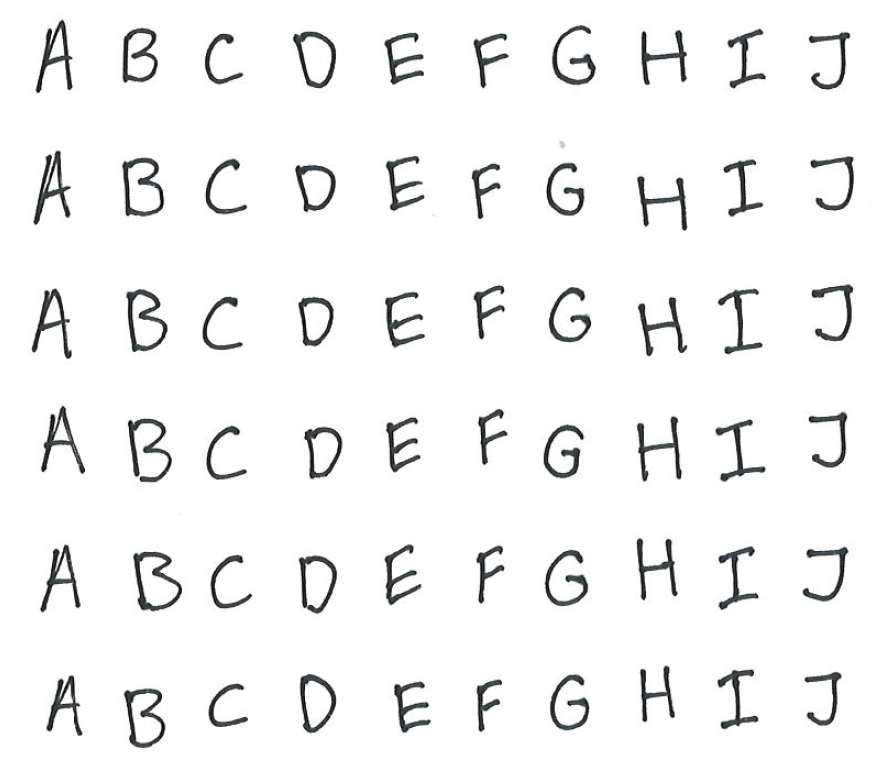
%> input picture IS-Lab4-master/ABC_TRAIN.png, 891 x 767 px
$ octave vaizdo_atpazinimas.m   (GNU Octave 9; MATLAB toolbox functions it lacks are replaced by stand-ins)
%> lines starting %> are read from the running program, lines starting %| are printed output that depends on the picture; in (x1, y1, x2, y2) boxes, pixels count from 0 and x2, y2 are one past the last pixel; in counts of white or black regions, pixels touching at a corner belong together; the program's own positions count from 1
### IS-Lab4-master/pozymiai_raidems_atpazinti.m
function pozymiai = pozymiai_raidems_atpazinti(pavadinimas, pvz_eiluciu_sk)
%> called with pavadinimas = 'ABC_TRAIN.png', pvz_eiluciu_sk = 6
%%  pozymiai = pozymiai_raidems_atpazinti(pavadinimas, pvz_eiluciu_sk)
% Features = pozymiai_raidems_atpazinti(image_file_name, Number_of_symbols_lines)
% taikymo pavyzdys:
% pozymiai = pozymiai_raidems_atpazinti('test_data.png', 8);
% example of function use:
% Feaures = pozymiai_raidems_atpazinti('test_data.png', 8);
%%
% Read image with written symbols
V = imread(pavadinimas); % returns RGB pixels values
%> V is the input picture: size 767x891x3 uint8; mean R, G, B 243, 243.3, 243.4
figure(12), imshow(V)

%% Perform segmentation of the symbols and write into cell variable
% RGB image is converted to grayscale
V_pustonis = rgb2gray(V);

% A threshold value is calculated for binary image conversion
slenkstis = graythresh(V_pustonis);
%> slenkstis = 0.627

% A grayscale image is converte to binary image
V_dvejetainis = im2bw(V_pustonis,slenkstis);
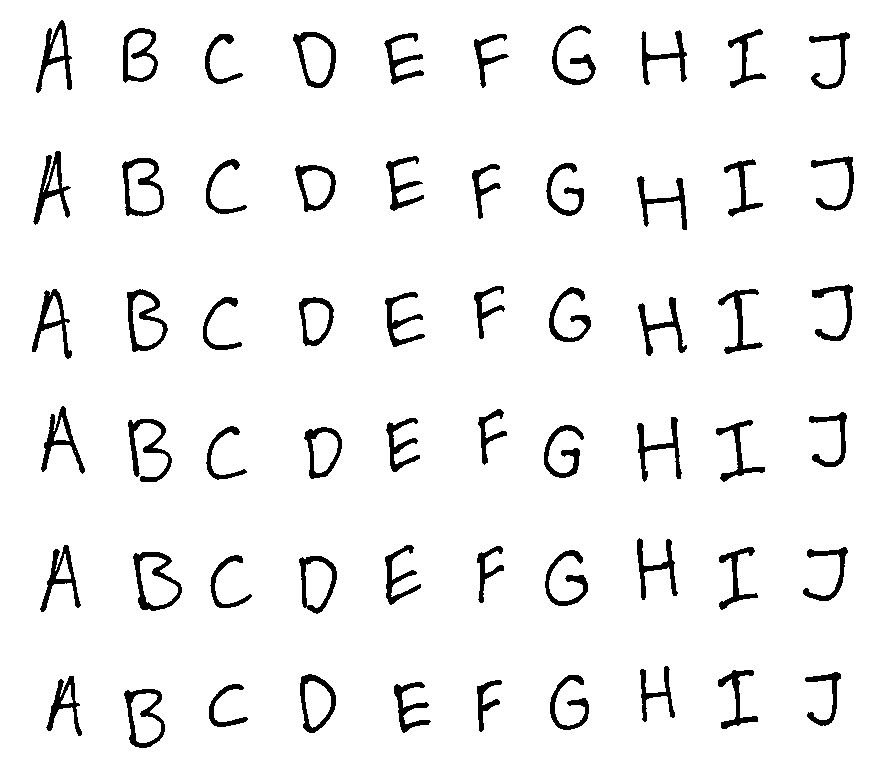
%> V_dvejetainis: size 767x891 logical; 94.3% white; 60 black regions, largest, box (x1, y1, x2, y2) and area: (133, 552, 182, 611) 889, (128, 419, 172, 482) 880, (127, 289, 168, 352) 863

% Show the resulting image
figure(1), imshow(V_dvejetainis)

% Search for the contours of each object and note them in the image
V_konturais = edge(uint8(V_dvejetainis));
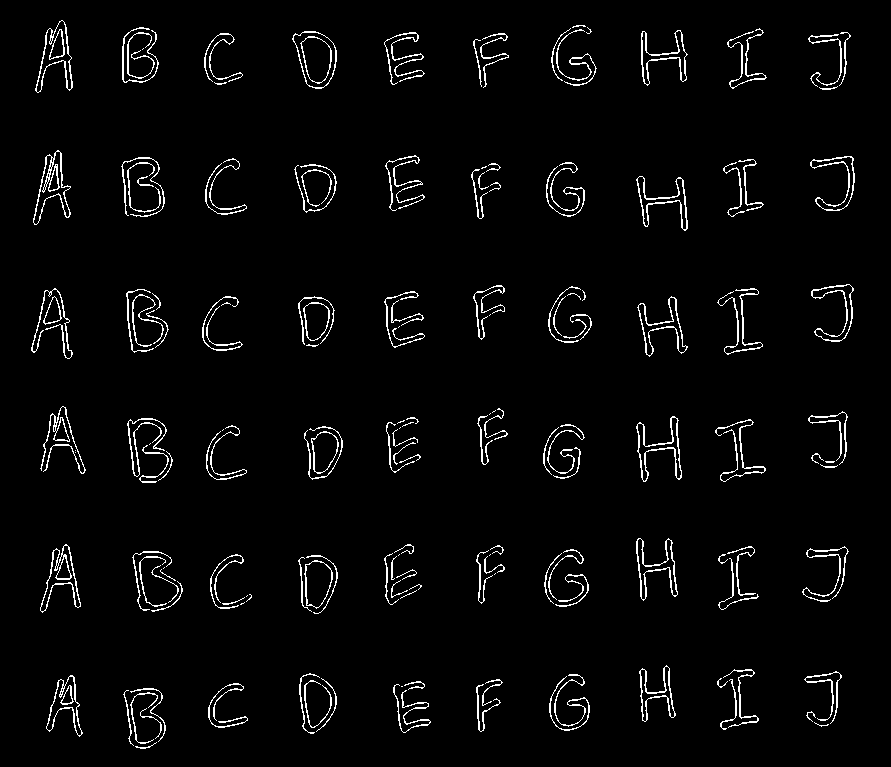
%> V_konturais: size 767x891 logical; 3.2% white in thin lines or dots, all inside (x1, y1, x2, y2) = (31, 20, 855, 749)

% Show the resulting image
figure(2),imshow(V_konturais)

% Fill the contours of the objects
se = strel('square',7); % creates a square structuring element whose width is 7 pixels.
V_uzpildyti = imdilate(V_konturais, se);
%> V_uzpildyti: size 767x891 logical; 15.8% white; 60 white regions, largest, box (x1, y1, x2, y2) and area: (124, 415, 176, 486) 2485, (129, 548, 186, 615) 2437, (123, 286, 172, 356) 2347
% Dilating an image is a morphological operation used in image processing
% to enhance or enlarge the shapes or regions in the image.
% Grayscale Image:
% 1. In a grayscale image, each pixel has a numerical value representing the intensity or brightness.
% 2. Dilating a grayscale image involves placing the structuring element at each pixel location and replacing the
% pixel value with the maximum value within the neighborhood defined by the structuring element.
% 3. The result is an image where the brighter regions are expanded based on the structuring element's shape.

% Show the result
figure(3),imshow(V_uzpildyti)

% Fill the objects holes
V_vientisi= imfill(V_uzpildyti,'holes');
%> V_vientisi: size 767x891 logical; 16.5% white; 60 white regions

% Show the result
figure(4),imshow(V_vientisi)

% Set labels to binary image objects
[O_suzymeti Skaicius] = bwlabel(V_vientisi);
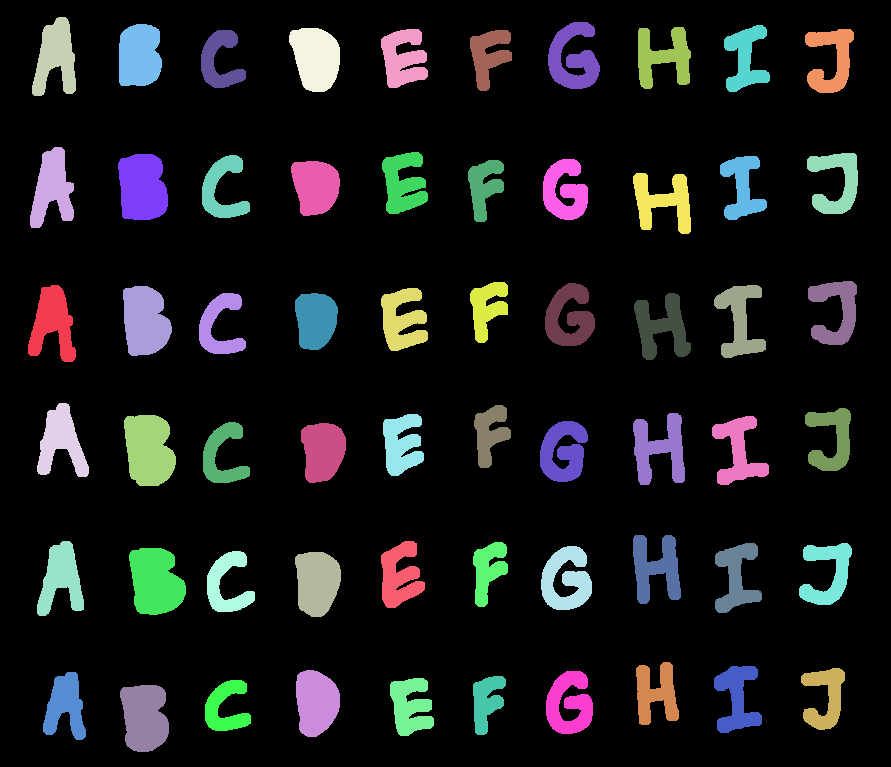
%> O_suzymeti: size 767x891 double; 61 distinct labels, from 0 to 60; one colour per label, 0 black
%> Skaicius = 60
% Label connected components (pixel clusters) in 2-D binary image
% Skaicius - number of labeled components
% O_suzymeti - binary image with labeled pixel clusters

% Calculate features for each binary object from the image
O_pozymiai = regionprops(O_suzymeti);
%> O_pozymiai = 60 regions; largest, box (x1, y1, x2, y2), Area and Centroid: (124, 415, 176, 486) 2950 [149.4 450.4], (129, 548, 186, 615) 2941 [156.1 582], (118, 154, 168, 220) 2788 [142.9 188], (123, 286, 172, 356) 2688 [145.6 321.5], (120, 685, 169, 752) 2647 [145.1 717.8]

% Cind/read the bounding box (boundary coordinates) of each binary object from the image
O_ribos = [O_pozymiai.BoundingBox];
%> O_ribos = 240 values, max 808.5 at index 237, min 17.5 at index 10, mean 220.9

% Change the sequence of boundary coordinates, describing the bounding box,
% of each object.
O_ribos = reshape(O_ribos,[4 Skaicius]); % reshaping labeled image matrix
%> O_ribos = 60 columns, first 8: [28.5 30.5 32.5 37.5 37.5 43.5 118.5 119.5; 285.5 147.5 17.5 403.5 541.5 672.5 154.5 24.5; 48 44 44 52 47 43 50 43; 77 81 79 74 75 68 66 62]

% The mass center coordinates of each object
O_centras = [O_pozymiai.Centroid];
%> O_centras = 120 values, max 836.9 at index 117, min 52.82 at index 3, mean 413.3

% Re-group center coordinate values of each object
O_centras = reshape(O_centras,[2 Skaicius]);
%> O_centras = 60 columns, first 8: [53.35 52.82 56.34 61.72 61.56 65.96 142.9 139.9; 323.7 188.8 57.83 442.2 579.2 706.5 188 56.29]
O_centras = O_centras';
%> O_centras = 60 rows, first 12: [53.35 323.7; 52.82 188.8; 56.34 57.83; 61.72 442.2; 61.56 579.2; 65.96 706.5; 142.9 188; 139.9 56.29; 145.1 717.8; 145.6 321.5; 149.4 450.4; 156.1 582]

% Set the label/number for each object in the image
O_centras(:,3) = 1:Skaicius;

% Arrange objects according to the column number (x axis)
O_centras = sortrows(O_centras,2);
%> O_centras = 60 rows, first 12: [489.4 55.67 32; 139.9 56.29 8; 664 57.44 48; 56.34 57.83 3; 316.4 58.51 19; 404 58.78 25; 574 58.82 42; 746.2 58.91 54; 831.7 60.23 57; 220.4 60.82 14; 836.9 182.4 59; 404.1 183.9 28]
% Sorts the rows of a matrix in ascending order based on the elements in the first column.

% Sort accordign to the number of rows (y axis) and number of symbols in
% the row (y axis)
raidziu_sk = Skaicius/pvz_eiluciu_sk;
%> raidziu_sk = 10
for k = 1:pvz_eiluciu_sk
    O_centras((k-1)*raidziu_sk+1:k*raidziu_sk,:) = ...
        sortrows(O_centras((k-1)*raidziu_sk+1:k*raidziu_sk,:),3);
end
%> after the loop, O_centras = 60 rows, first 12: [56.34 57.83 3; 139.9 56.29 8; 220.4 60.82 14; 316.4 58.51 19; 404 58.78 25; 489.4 55.67 32; 574 58.82 42; 664 57.44 48; 746.2 58.91 54; 831.7 60.23 57; 52.82 188.8 2; 142.9 188 7]

% Cut the symbol from initial image according to the bounding box estimated in binary image
for k = 1:Skaicius
    objektai{k} = imcrop(V_dvejetainis,O_ribos(:,O_centras(k,3)));
end
%> this loop made 60 passes
%> after the loop, objektai = 60 items

% Show one of the object's image
figure(5),
for k = 1:Skaicius
   subplot(pvz_eiluciu_sk,raidziu_sk,k), imshow(objektai{k})
end
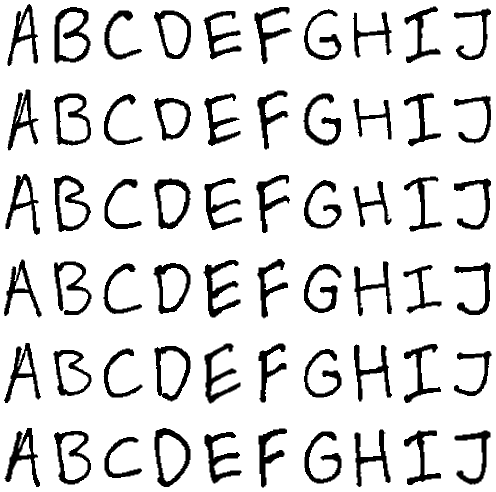
%> figure redrawn from the program's plot data, 60 panels

% image segments are cutt off (without the backgruond) using boundary box
% coordinates
for k = 1:Skaicius % Skaicius = 88, jei yra 88 raidës
    V_fragmentas = objektai{k};

    % estimate the size of each object
    [aukstis, plotis] = size(V_fragmentas);

    % 1. Eliminate white columns
    % Calculate selected column sum of pixel values
    stulpeliu_sumos = sum(V_fragmentas,1);
    % Delete column if it's sum of pixel is eaqual to the number of pixels
    % in te column (it means that each column pixel is white (binary value 1))
    V_fragmentas(:,stulpeliu_sumos == aukstis) = [];
    % Re-caculate objct size with removed whte columns
    [aukstis, plotis] = size(V_fragmentas);
    % 2. Eliminate white rows
    % Calculate selected row sum of pixel values
    eiluciu_sumos = sum(V_fragmentas,2);
    % Delete column if it's sum of pixel is eaqual to the number of pixels
    % in the row (it means that each column pixel is white (binary value 1))
    V_fragmentas(eiluciu_sumos == plotis,:) = [];
    objektai{k} = V_fragmentas;% overwrite old (not cut off) image with the new one (cut off) image
end
%> this loop made 60 passes
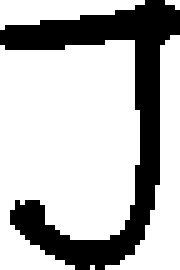
%> V_fragmentas: size 54x36 logical (shown 5 times larger); 72.2% white; 1 black region, box (x1, y1, x2, y2) and area: (0, 0, 36, 54) 541

% Show the each object
figure(6),
for k = 1:Skaicius
   subplot(pvz_eiluciu_sk,raidziu_sk,k), imshow(objektai{k})
end

%% Make all objects of the same size 70x50
for k=1:Skaicius
    V_fragmentas=objektai{k};
    V_fragmentas_7050=imresize(V_fragmentas,[70,50]);

    % Divide each object into 10x10 size segments
    for m=1:7
        for n=1:5
            % Calculate an average intensity for each 10x10 segment
            Vid_sviesumas_eilutese=sum(V_fragmentas_7050((m*10-9:m*10),(n*10-9:n*10)));
            Vid_sviesumas((m-1)*5+n)=sum(Vid_sviesumas_eilutese);
        end
    end

    % Perform normalization of intensity values from [0, 100] to [0, 1]
    Vid_sviesumas = ((100-Vid_sviesumas)/100);

    % Transform features from row-vector into column-vector
    Vid_sviesumas = Vid_sviesumas(:);

    % Save all object's fratures into single variable
    pozymiai{k} = Vid_sviesumas;
end
%> after the loop, Vid_sviesumas = 35 values, max 0.91 at index 5, min 0 at index 11, mean 0.28; pozymiai = 60 items

### IS-Lab4-master/vaizdo_atpazinimas.m
close all
clear all
clc

% ABC_TRAIN.png and ABC_TEST.png images are scanned hand-written characters

% % % Main task

%% Read the image with hand-written characters
pavadinimas = 'ABC_TRAIN.png';
pozymiai_tinklo_mokymui = pozymiai_raidems_atpazinti(pavadinimas, 6);
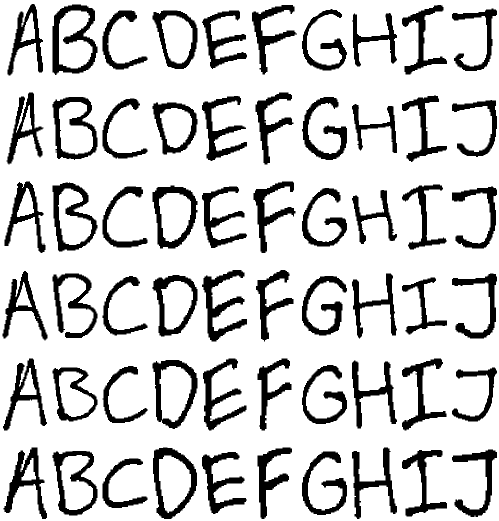
%> figure redrawn from the program's plot data, 60 panels
%> pozymiai_tinklo_mokymui = 60 items

%% Development of character recognizer
% Take the features from cell-type variable and save into a matrix-type variable
% Radial-Basis function neural network input matrix
P = cell2mat(pozymiai_tinklo_mokymui);
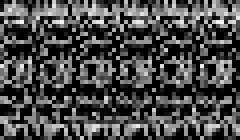
%> P: size 35x60 double (shown 4 times larger); min 0, max 0.98, mean 0.291

% Radial-Basis function (RBF) neural network target matrix 10x60
% eye(10) - identity matrix (vienetine matrica) 10x10
% eye(nr) count equals image symbol rows count, 'nr' is number of symbols in one row.
T = [eye(10), eye(10), eye(10), eye(10), eye(10), eye(10)];

% Create an RBF network for classification with 10 neurons, and sigma = 1
neurons = 10; % 13 % neurons count
%> (the run ends here)
